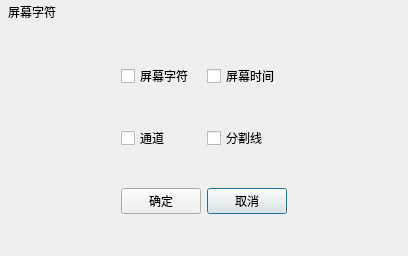
<?xml version="1.0" encoding="UTF-8"?>
<ui version="4.0">
 <class>frmScreenCharSet</class>
 <widget class="QDialog" name="frmScreenCharSet">
  <property name="geometry">
   <rect>
    <x>0</x>
    <y>0</y>
    <width>408</width>
    <height>256</height>
   </rect>
  </property>
  <property name="windowTitle">
   <string>操作员登录</string>
  </property>
  <property name="styleSheet">
   <string notr="true"/>
  </property>
  <layout class="QVBoxLayout" name="verticalLayout">
   <property name="spacing">
    <number>0</number>
   </property>
   <property name="leftMargin">
    <number>1</number>
   </property>
   <property name="topMargin">
    <number>1</number>
   </property>
   <property name="rightMargin">
    <number>1</number>
   </property>
   <property name="bottomMargin">
    <number>1</number>
   </property>
   <item>
    <widget class="QWidget" name="widgetTitle" native="true">
     <property name="sizePolicy">
      <sizepolicy hsizetype="Preferred" vsizetype="Fixed">
       <horstretch>0</horstretch>
       <verstretch>0</verstretch>
      </sizepolicy>
     </property>
     <layout class="QHBoxLayout" name="horizontalLayout_2">
      <property name="spacing">
       <number>0</number>
      </property>
      <property name="leftMargin">
       <number>0</number>
      </property>
      <property name="topMargin">
       <number>0</number>
      </property>
      <property name="rightMargin">
       <number>0</number>
      </property>
      <property name="bottomMargin">
       <number>0</number>
      </property>
      <item>
       <widget class="QLabel" name="labIco">
        <property name="text">
         <string/>
        </property>
        <property name="alignment">
         <set>Qt::AlignCenter</set>
        </property>
       </widget>
      </item>
      <item>
       <widget class="QLabel" name="labTitle">
        <property name="sizePolicy">
         <sizepolicy hsizetype="Expanding" vsizetype="Preferred">
          <horstretch>0</horstretch>
          <verstretch>0</verstretch>
         </sizepolicy>
        </property>
        <property name="styleSheet">
         <string notr="true"/>
        </property>
        <property name="text">
         <string>屏幕字符</string>
        </property>
        <property name="alignment">
         <set>Qt::AlignLeading|Qt::AlignLeft|Qt::AlignVCenter</set>
        </property>
       </widget>
      </item>
      <item>
       <widget class="QPushButton" name="btnMenu_Close">
        <property name="sizePolicy">
         <sizepolicy hsizetype="Minimum" vsizetype="Expanding">
          <horstretch>0</horstretch>
          <verstretch>0</verstretch>
         </sizepolicy>
        </property>
        <property name="cursor">
         <cursorShape>ArrowCursor</cursorShape>
        </property>
        <property name="focusPolicy">
         <enum>Qt::NoFocus</enum>
        </property>
        <property name="text">
         <string/>
        </property>
        <property name="flat">
         <bool>true</bool>
        </property>
       </widget>
      </item>
     </layout>
    </widget>
   </item>
   <item>
    <widget class="QWidget" name="widgetMain" native="true">
     <property name="styleSheet">
      <string notr="true">#gboxSoftKey .QPushButton{
border-width:0px;
border-radius:0px;
padding:2px;
}

#gboxSoftKey .QPushButton:hover{
border:1px solid #FF0000;
}

#gboxSoftKey{
border-width:0px;
border-radius:0px;
}</string>
     </property>
     <layout class="QVBoxLayout" name="verticalLayout_2">
      <property name="spacing">
       <number>0</number>
      </property>
      <property name="leftMargin">
       <number>0</number>
      </property>
      <property name="topMargin">
       <number>0</number>
      </property>
      <property name="rightMargin">
       <number>0</number>
      </property>
      <property name="bottomMargin">
       <number>0</number>
      </property>
      <item>
       <widget class="QWidget" name="widget" native="true">
        <property name="autoFillBackground">
         <bool>true</bool>
        </property>
        <layout class="QGridLayout" name="gridLayout">
         <item row="0" column="1">
          <widget class="QCheckBox" name="ckScreenChar">
           <property name="text">
            <string>屏幕字符</string>
           </property>
          </widget>
         </item>
         <item row="1" column="2">
          <widget class="QCheckBox" name="ckSplitLine">
           <property name="text">
            <string>分割线</string>
           </property>
          </widget>
         </item>
         <item row="0" column="2">
          <widget class="QCheckBox" name="ckScreenTime">
           <property name="text">
            <string>屏幕时间</string>
           </property>
          </widget>
         </item>
         <item row="1" column="1">
          <widget class="QCheckBox" name="ckChannel">
           <property name="text">
            <string>通道</string>
           </property>
          </widget>
         </item>
         <item row="2" column="2">
          <widget class="QPushButton" name="btnCancel">
           <property name="text">
            <string>取消</string>
           </property>
          </widget>
         </item>
         <item row="2" column="1">
          <widget class="QPushButton" name="btnConfirm">
           <property name="text">
            <string>确定</string>
           </property>
          </widget>
         </item>
         <item row="1" column="0">
          <spacer name="horizontalSpacer">
           <property name="orientation">
            <enum>Qt::Horizontal</enum>
           </property>
           <property name="sizeHint" stdset="0">
            <size>
             <width>40</width>
             <height>20</height>
            </size>
           </property>
          </spacer>
         </item>
         <item row="1" column="3">
          <spacer name="horizontalSpacer_2">
           <property name="orientation">
            <enum>Qt::Horizontal</enum>
           </property>
           <property name="sizeHint" stdset="0">
            <size>
             <width>40</width>
             <height>20</height>
            </size>
           </property>
          </spacer>
         </item>
        </layout>
       </widget>
      </item>
     </layout>
    </widget>
   </item>
  </layout>
 </widget>
 <resources/>
 <connections/>
</ui>
